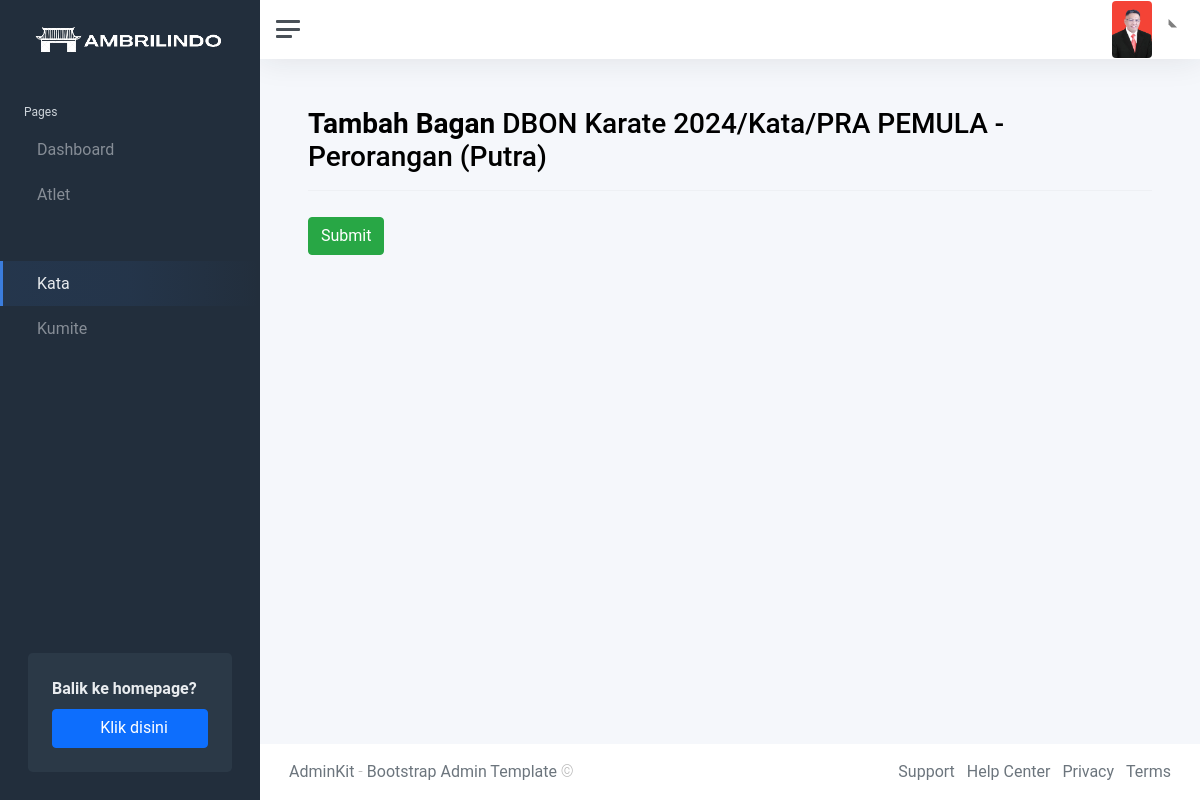
The page /kelevent/dbon-karate-2024/kata/pra-pemula-perorangan-20240201140647/putra/tambah/ on the database its author committed.
### bagan/models.py (models this page shows, shortened)
class Event(models.Model):
    id_event = models.AutoField(primary_key=True)
    id_bagan = models.ManyToManyField(Bagan, blank=True)
    judul_event = models.CharField(max_length=50)
    foto_event = models.ImageField(null=True, blank=True, upload_to="images/event/")
    tanggal_tanding = models.DateTimeField()
    tanggal_selesai = models.DateTimeField()
    tanggal_dibuat = models.DateTimeField(auto_now_add=True)
    id_atlet = models.ManyToManyField(Atlet, blank=True)
    bagan_kategori = models.ManyToManyField(BaganKategori, blank=True)
    slug = models.SlugField(unique=True, blank=True, null=True)
    id_tatami = models.ManyToManyField(Tatami, blank=True)

class BaganKategori(models.Model):
    TIPE = (
        ('perorangan', 'Perorangan'),
        ('beregu', 'Beregu')
    )
    id_kategori = models.AutoField(primary_key=True)
    datetimekategori = models.DateTimeField(default=datetime.now)
    id_atlet = models.ManyToManyField(Atlet, blank=True)
    judul_kategori = models.CharField(max_length=50, null=True, blank=True)
    slug = models.SlugField(unique=True, blank=True, null=True)
    tipe = models.CharField(choices=TIPE, max_length=10,blank=True, null=True)
    tatami_nomor_tanding = models.ForeignKey(Tatami, null=True, blank=True, on_delete=models.SET_NULL)

### bagan/views.py (the view)
# urls.py: path('kelevent/<slug:event_slug>/kata/<slug:kategori_slug>/<str:jenis_kelamin>/tambah/', keltambahBagan.as_view(), name="keltambahbagan"),
class keltambahBagan(View):
    def get(self, request, event_slug, kategori_slug, jenis_kelamin):
        event = get_object_or_404(Event, slug=event_slug)
        user = request.user.pk
        admin_tatami = AdminTatami.objects.filter(id_user=user).first()
        if admin_tatami:
            tatami = Tatami.objects.get(admin=admin_tatami)
            bagan_kategori = BaganKategori.objects.filter(tatami_nomor_tanding=tatami)
        else:
            bagan_kategori = event.bagan_kategori.all()
        kategori = get_object_or_404(BaganKategori, slug=kategori_slug)
        atlet_putra = kategori.id_atlet.filter(jenis_kelamin='putra', jenis_event='external')
        atlet_putri = kategori.id_atlet.filter(jenis_kelamin='putri', jenis_event='external')
        putraexternal_url = reverse('keldetailkategoriexternal', kwargs={'event_slug': event.slug, 'kategori_slug': kategori.slug, 'jenis_kelamin': 'putra'})
        putriexternal_url = reverse('keldetailkategoriexternal', kwargs={'event_slug': event.slug, 'kategori_slug': kategori.slug, 'jenis_kelamin': 'putri'})
        context = {
            'event': event,
            'bagan_kategori': bagan_kategori,
            'kategori': kategori,
            'atlet_putra': atlet_putra,
            'atlet_putri': atlet_putri,
            'putraexternal_url': putraexternal_url,
            'putriexternal_url': putriexternal_url,
        }
        return render(request, 'event/tambahbagan.html', context)

### bagan/templates/event/tambahbagan.html (shortened to what this page needs)
{% extends 'event/eventbase.html' %} {% load static %}
{% block content %}
    {% url 'keldetailkategori' event_slug=event.slug kategori_slug=kategori.slug jenis_kelamin='putra' as putra_url %}
    {% url 'keldetailkategori' event_slug=event.slug kategori_slug=kategori.slug jenis_kelamin='putri' as putri_url %}
    <h1 class="h3 mb-3"><strong>Tambah Bagan</strong> {{ event.judul_event }}/Kata/{{ kategori.judul_kategori }}
        {% if putra_url in request.path %}
          (Putra)
        {% elif putri_url in request.path %}
          (Putri)
        {% endif %}
    </h1>
    <hr>
    <div id="rankform" style="display: block;">
      <div style="justify-content: space-between;">
        <div style="width: 100%;" name="group1">
          <form method="post" style="">
              <button type="submit" class="btn btn-success" name="group1_submit" value="tambahbagan" style="margin-top: 10px">
                Submit
              </button>
            </form>
        </div>
      </div>
    </div>
{% endblock %}

### bagan/static/event/css/style.css (style rules this page uses)
body { font-family: "Roboto", -apple-system, BlinkMacSystemFont, "Segoe UI", Roboto, "Helvetica Neue", Arial, "Noto Sans", sans-serif, "Apple Color Emoji", "Segoe UI Emoji", "Segoe UI Symbol", "Noto Color Emoji"; }
h1, h2, h3, h4, h5, h6, .h1, .h2, .h3, .h4, .h5, .h6 { font-family: "Roboto", -apple-system, BlinkMacSystemFont, "Segoe UI", Roboto, "Helvetica Neue", Arial, "Noto Sans", sans-serif, "Apple Color Emoji", "Segoe UI Emoji", "Segoe UI Symbol", "Noto Color Emoji"; }
.btn { border-radius: 4px; border: none; }

### rows shown on the page
Event: judul_event "DBON Karate 2024"
BaganKategori: judul_kategori "PRA PEMULA - Perorangan"
